Frame 1 (no input): blank canvas, image omitted
Frame 60 (the mouse pressed at the canvas centre just before this capture): blank canvas, image omitted
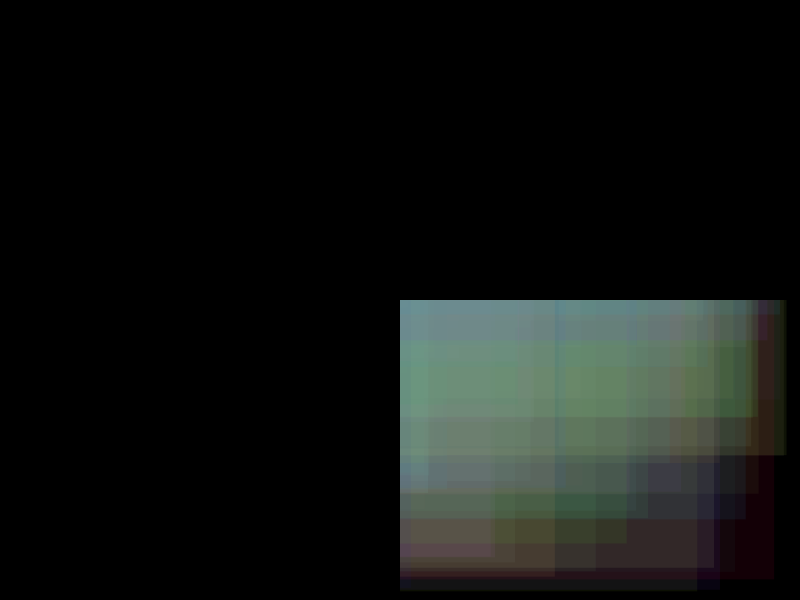
Frame 120 (the mouse held since frame 60 and released just before this capture)

The Processing sketch whose frames 1 and 60 were blank and that drew this single picture after the mouse press (run headless with seeded random() and noise(); from frame 60 on, the mouse is pressed at the canvas centre):

// Processing sketch: W2_Project
// ── W2_Project.pde
void setup() {
  size(800, 600);
  background(0);
}

void draw() {
  noStroke();
  
  if (mousePressed == true)
  {
    
    fill(random(255),random(255),random(255),20);
    rect(mouseX, mouseY, random(width/2), random(height/2));
  }
  
  if (keyPressed && key == 'A')
  {
    fill(random(255));
    rect(0, 0, width, height);
  }  
}
